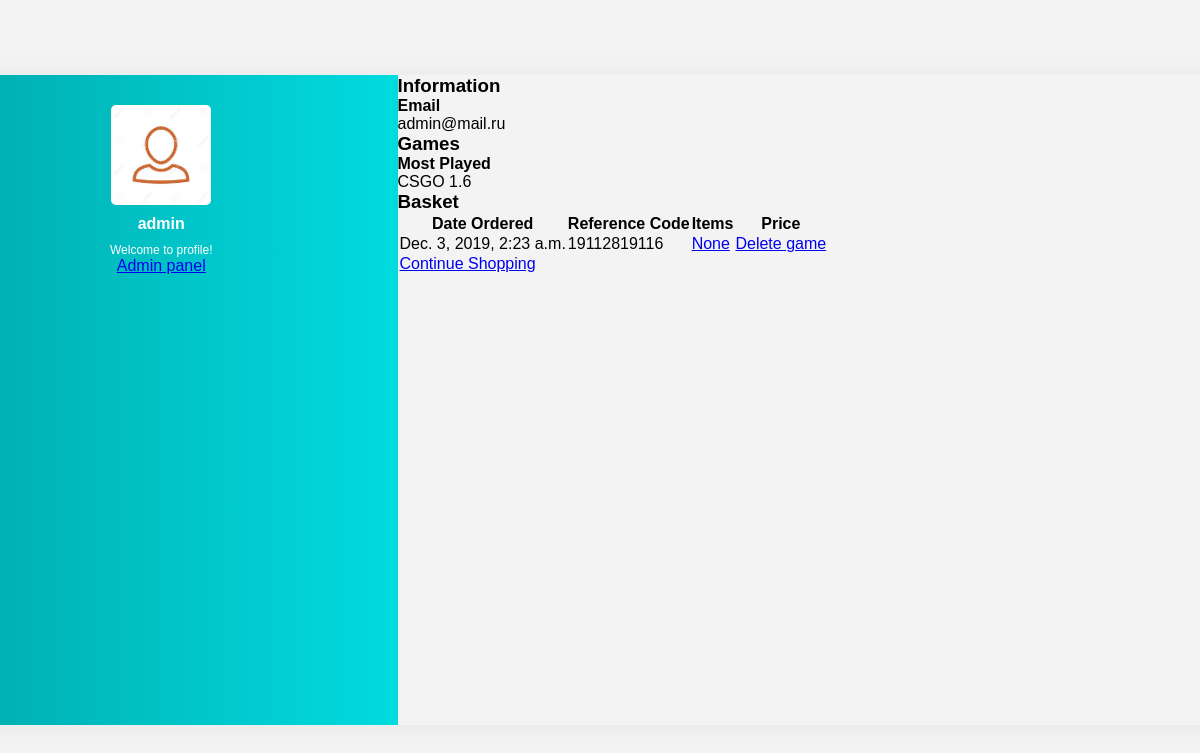
The page /profile/ (signed in) on the database as committed earlier.
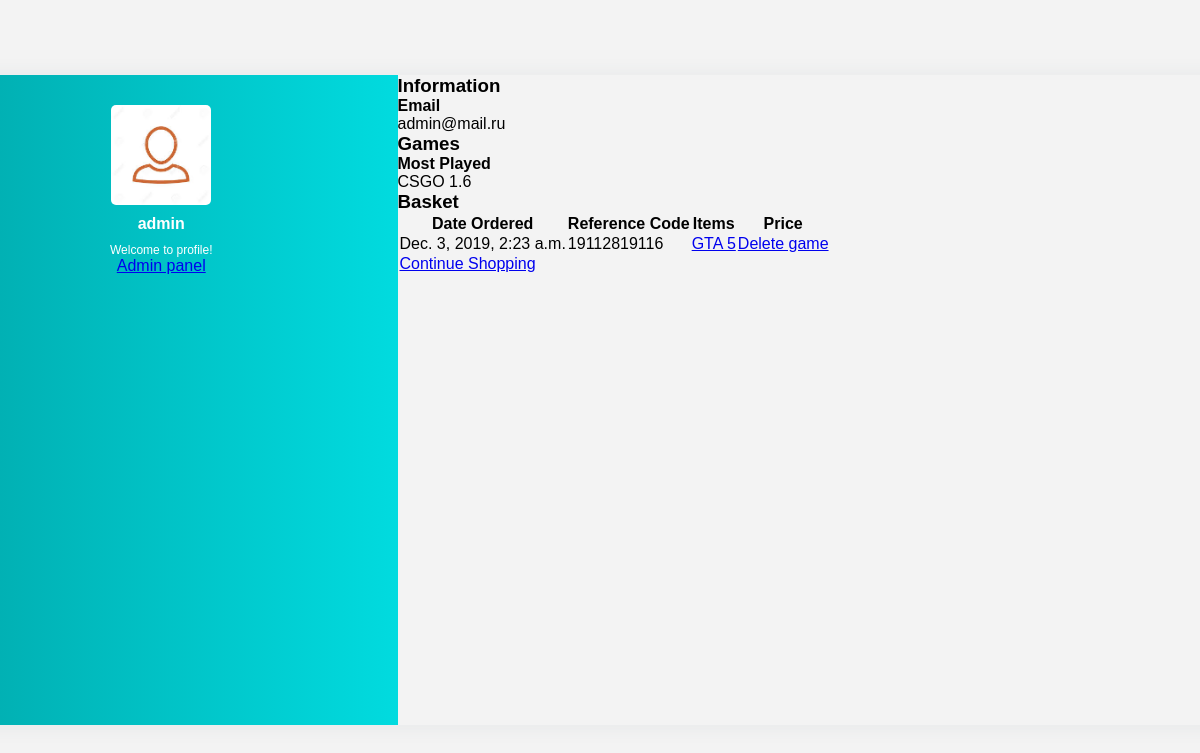
The same page on the database as committed later.
### GameShop/models.py (models this page shows, shortened)
class Order(models.Model):
    ref_code = models.CharField(max_length=15)
    owner = models.ForeignKey(Profile, on_delete=models.CASCADE, null=True)
    is_ordered = models.BooleanField(default=False)
    items = models.ManyToManyField(OrderItem)
    date_ordered = models.DateTimeField(auto_now=True)

class OrderItem(models.Model):
    game = models.OneToOneField(Games, on_delete=models.SET_NULL, null=True)
    is_ordered = models.BooleanField(default=False)
    date_added = models.DateTimeField(auto_now=True)

class Games(models.Model):
    name = models.CharField(max_length=50)
    creator = models.CharField(max_length=20)
    date_release = models.DateTimeField(default=django.utils.timezone.now)
    genres = models.ManyToManyField(Genre)
    mode = models.CharField(max_length=10)
    game_rate = models.FloatField()
    description = models.TextField(max_length=1000, null=True)
    image = models.FileField(upload_to=upload_location, null=True, blank=True)
    def __str__(self):
        return self.name

### GameShop/views.py (the view)
# urls.py: path('profile/', views.profile, name='profile'),
def profile(request):
    my_user_profile = Profile.objects.filter(user=request.user).first()
    my_orders = Order.objects.filter(is_ordered=True, owner=my_user_profile)
    user_games = Profile.objects.filter(user=request.user)
    context = {
        'my_orders': my_orders,
        'user_games': user_games
    }
    return render(request, "GameShop/profile.html", context)

### GameShop/templates/GameShop/profile.html (shortened to what this page needs)
{% block content %}
<html>
<head>
	<link rel="stylesheet" type="text/css" href="../../static/GameShop/pstyle.css">
</head>
<body>
<div class="wrapper">
    <div class="left">
        <img src="../../static/GameShop/img/core-img/usericon.png" alt="user" width="100">
        <h4>{{ request.user.username }}</h4>
         <p>Welcome to profile!</p>
            {% if request.user.is_admin %}
                <a href="{% url 'GameShop:users' %}">Admin panel</a>
            {% endif %}
    </div>
    <div clas="right">
        <div class="info">
            <div class="social_media">
            <ul>
                <h3>Information</h3>
          </ul>
      </div>
            <div class="info_data">
                 <div class="data">
                    <h4>Email</h4>
                    <p>{{ request.user.email }}</p>
                 </div>
            </div>
        </div>
      <div class="projects">
            <h3>Games</h3>
            <div class="projects_data">
                 <div class="data">
                   <h4>Most Played</h4>
                    <p>CSGO 1.6</p>
              </div>
            </div>
        </div>
      <div class="projects"><h3>Basket</h3>
      <div class="projects_data"><table class="table table-hover table-bordered text-center">
      <tr class="text-center">
        <th>Date Ordered</th>
        <th>Reference Code</th>
        <th>Items</th>
        <th>Price</th>
      </tr>
      {% for order in my_orders %}
        <tr>
          <td>{{ order.date_ordered }}</td>
          <td>{{ order.ref_code }}</td>
          <td>
        	{% for itemm in order.items.all %}
        		<a href="{% url 'GameShop:games_detail' itemm.game.id %}">{{ itemm.game }}</a>
      	  </td>
          <td> <a href="{% url 'GameShop:delete_item' itemm.id %}">Delete game</a></td>
        </tr>
            {% endfor %}
      {% empty %}
        <tr>
          <td colspan= 4> You have no orders.</td>
        </tr>
      {% endfor %}
      <tr>
        <td colspan=4>
          <a href="{% url 'GameShop:game_list' %}" class="btn btn-warning pull-left">
            {% if not order %}Continue Shopping{% else %}Add Items to Cart {% endif %}
          </a>
        </td>
      </tr>
    </table></div>
      </div>
    </div>
</div>
    </body>
</html>
{% endblock content %}

Rows that differ between the two databases and show on the page:
removed OrderItem: game "None"
added OrderItem: game "GTA 5"
